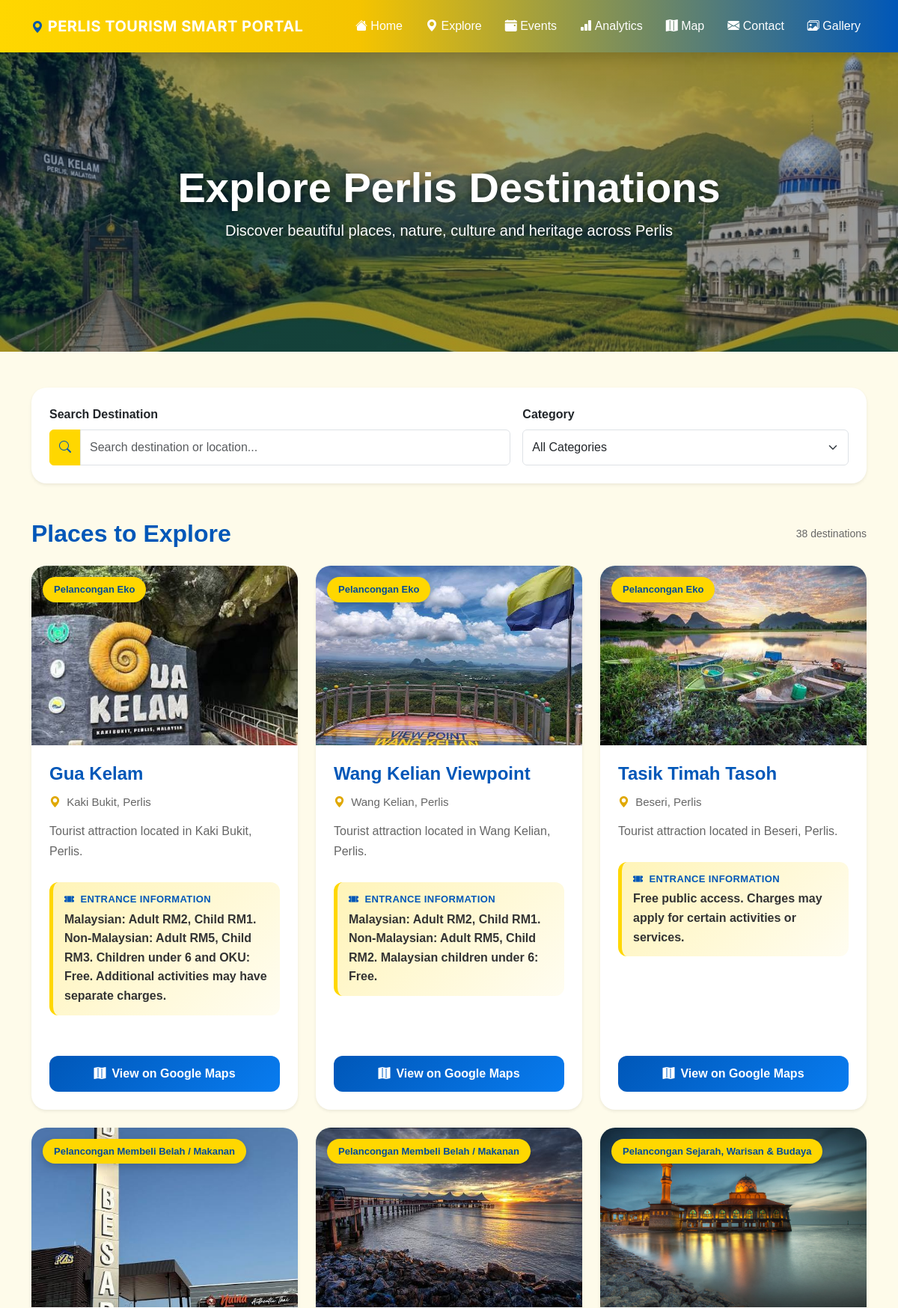
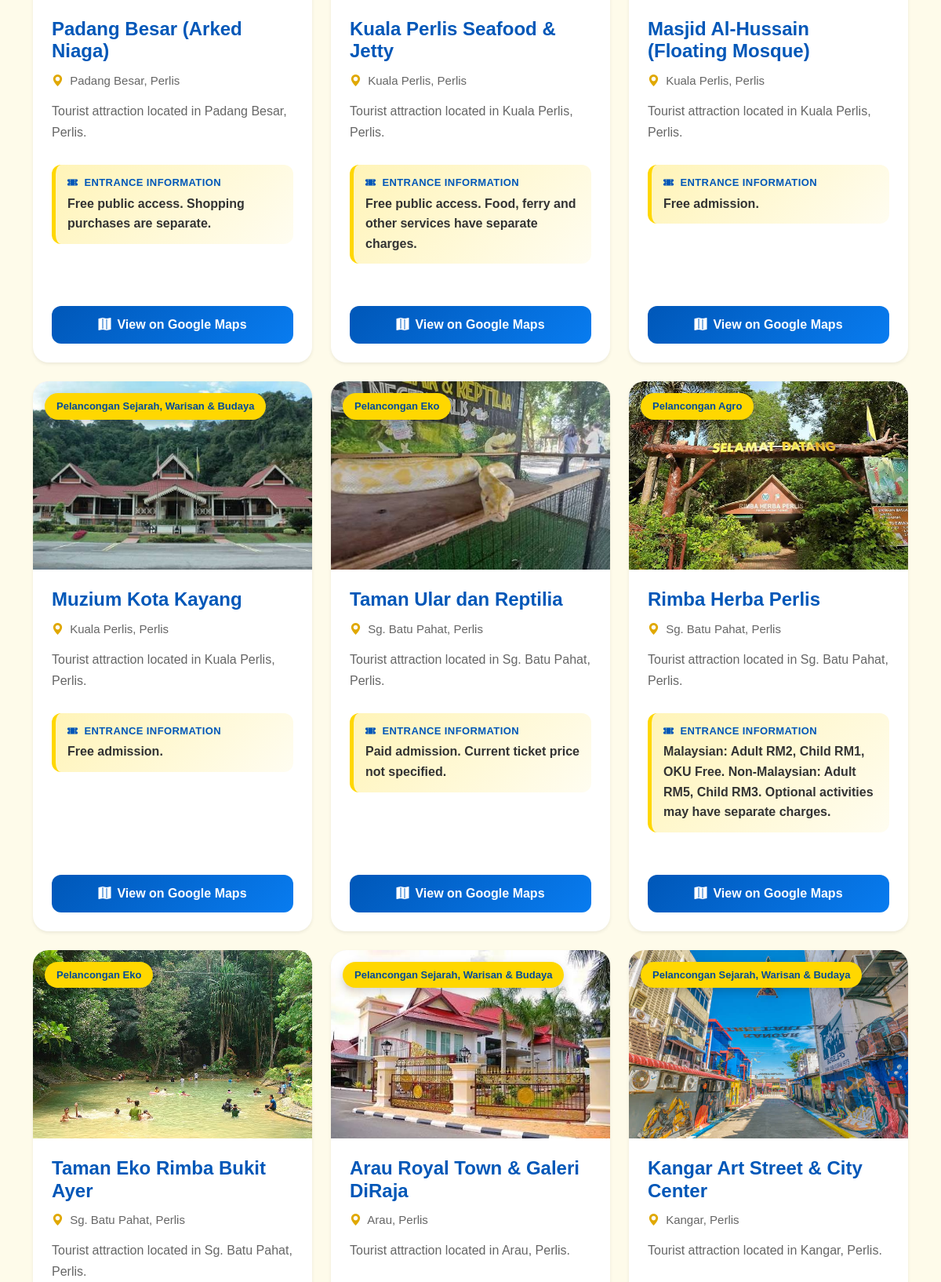
Page /destinations.php (upper part) on the committed database (2 pictures, top to bottom).
### tables this page shows
CREATE TABLE `destinations` (
  `destination_id` int(11) NOT NULL,
  `destination_name` varchar(100) NOT NULL,
  `category` varchar(50) DEFAULT NULL,
  `location` varchar(100) DEFAULT NULL,
  `description` text DEFAULT NULL,
  `image` varchar(255) DEFAULT NULL,
  `created_at` timestamp NOT NULL DEFAULT current_timestamp()
);

### destinations.php (the view, shortened to what this page needs)
<?php
include("config.php");
$destinations = [];
$sql = "
    SELECT
        destination_id,
        destination_name,
        category,
        location,
        description,
        image
    FROM destinations
    ORDER BY destination_id ASC
";
$result = mysqli_query($conn, $sql);
if ($result) {
    while ($row = mysqli_fetch_assoc($result)) {
        $destinationName =
            $row["destination_name"];
        $destinations[] = [
            "id" =>
                $row["destination_id"],
            "name" =>
                $destinationName,
            "location" =>
                $row["location"],
            "category" =>
                $row["category"],
            "image" =>
                "assets/images/" . $row["image"],
            "description" =>
                $row["description"],
            "fee" =>
                $destinationFees[$destinationName]
                ?? "Fee not specified."
        ];
    }
}
?>
<!DOCTYPE html>
<html lang="en">
<head>
<link
    href="https://cdn.jsdelivr.net/npm/bootstrap@5.3.3/dist/css/bootstrap.min.css"
    rel="stylesheet"
>
<link
    href="https://cdn.jsdelivr.net/npm/bootstrap-icons@1.11.3/font/bootstrap-icons.css"
    rel="stylesheet"
>
<link
    rel="stylesheet"
    href="assets/css/style.css"
>
</head>
<body>
<?php include("navbar.php"); ?>
<section class="hero-destination text-center">
<div class="container">
<h1 class="display-4 fw-bold">
    Explore Perlis Destinations
</h1>
<p class="lead mb-0">
    Discover beautiful places, nature,
    culture and heritage across Perlis
</p>
</div>
</section>
<div class="container mt-5">
<div class="card shadow-sm p-4 search-card">
<div class="row g-3">
<div class="col-md-7">
<label class="form-label fw-bold">
    Search Destination
</label>
<div class="input-group">
<span class="input-group-text">
    <i class="bi bi-search"></i>
</span>
<input
    type="text"
    id="keyword"
    class="form-control"
    placeholder="Search destination or location..."
>
</div>
</div>
<div class="col-md-5">
<label class="form-label fw-bold">
    Category
</label>
<select
    id="category"
    class="form-select"
>
<option value="All">
    All Categories
</option>
</select>
</div>
</div>
</div>
</div>
<div class="container mt-5 mb-5">
<div
    class="d-flex justify-content-between align-items-center mb-4"
>
<h2
    class="fw-bold mb-0"
    style="color:#0057B8;"
>
    Places to Explore
</h2>
<span
    id="resultCount"
    class="result-count"
>
</span>
</div>
<div
    class="row g-4"
    id="destinationList"
>
<?php
foreach (
    $destinations
    as $destination
) {
    $mapURL =
        "https://www.google.com/maps/search/?api=1&query="
        .
        urlencode(
            $destination["name"]
            . ", "
            . $destination["location"]
        );
?>
<div
    class="col-lg-4 col-md-6 destination-card"
    data-name="<?=
        htmlspecialchars(
            strtolower(
                $destination["name"]
            )
        )
    ?>"
    data-location="<?=
        htmlspecialchars(
            strtolower(
                $destination["location"]
            )
        )
    ?>"
    data-category="<?=
        htmlspecialchars(
            $destination["category"]
        )
    ?>"
>
<div class="card shadow-sm h-100">
<div class="destination-image-wrapper">
<img
    src="<?=
        htmlspecialchars(
            $destination["image"]
        )
    ?>"
    class="destination-image"
    alt="<?=
        htmlspecialchars(
            $destination["name"]
        )
    ?>"
    onerror="
        this.style.display='none';
        this.nextElementSibling.style.display='flex';
    "
>
<span class="category-badge">
    <?=
        htmlspecialchars(
            $destination["category"]
        )
    ?>
</span>
</div>
<div class="card-body d-flex flex-column">
<h4>
<?=
    htmlspecialchars(
        $destination["name"]
    )
?>
</h4>
<div class="destination-location">
<i class="bi bi-geo-alt-fill me-1"></i>
<?=
    htmlspecialchars(
        $destination["location"]
    )
?>
</div>
<p class="destination-description">
<?=
    htmlspecialchars(
        $destination["description"]
    )
?>
</p>
<div class="fee-box">
<div class="fee-title">
<i class="bi bi-ticket-perforated-fill me-1"></i>
Entrance Information
</div>
<div class="fee-price">
<?=
    htmlspecialchars(
        $destination["fee"]
    )
?>
</div>
</div>
<div class="mt-auto pt-4">
<a
    href="<?=
        htmlspecialchars(
            $mapURL
        )
    ?>"
    target="_blank"
    rel="noopener noreferrer"
    class="map-button"
>
<i class="bi bi-map-fill"></i>
View on Google Maps
</a>
</div>
</div>
</div>
</div>
<?php
}
?>
</div>
</div>
</body>
</html>

### assets/css/style.css (style rules this page uses)
:root { --perlis-yellow: #FFD700; --perlis-dark-yellow: #F5C400; --perlis-blue: #0057B8; --perlis-dark-blue: #004A99; --perlis-light: #FEFBEA; }
* { margin: 0; padding: 0; box-sizing: border-box; font-family: Arial, Helvetica, sans-serif; }
body { background: #f5f7fa; }
.card { border: none; border-radius: 15px; overflow: hidden; transition: 0.4s; margin-bottom: 30px; }
.card img { height: 250px; object-fit: cover; }
.card-body { padding: 20px; }
.card h4 { font-weight: bold; }
.card p { color: #666; }

### destinations.php (style rules this page uses)
body { background: #fefbea; }
.hero-destination { background-image: linear-gradient( rgba(0, 40, 90, 0.35), rgba(0, 40, 90, 0.35) ), url('assets/images/header.jpg'); background-size: cover; background-position: center; background-repeat: no-repeat; min-height: 400px; padding: 80px 20px; display: flex; justify-content: center; align-items: center; color: white; }
.hero-destination h1 { font-weight: 800; text-shadow: 0 3px 12px rgba(0,0,0,0.60); }
.hero-destination p { text-shadow: 0 2px 8px rgba(0,0,0,0.60); }
.search-card { border: none; border-radius: 20px; background: white; }
.search-card .input-group-text { background: #FFD700; color: #0057B8; border-color: #FFD700; }
.search-card .form-control, .search-card .form-select { min-height: 48px; }
.destination-card .card { border: none; border-radius: 20px; overflow: hidden; background: white; transition: 0.3s; }
.destination-image-wrapper { width: 100%; height: 240px; position: relative; overflow: hidden; background: #eee; }
.destination-image { width: 100%; height: 100%; object-fit: cover; transition: 0.4s; }
.category-badge { position: absolute; top: 15px; left: 15px; z-index: 2; background: #FFD700; color: #004b9b; padding: 7px 15px; border-radius: 30px; font-size: 13px; font-weight: 800; box-shadow: 0 4px 12px rgba(0,0,0,0.18); }
.destination-card .card-body { padding: 24px; }
.destination-card h4 { color: #0057B8; font-weight: 800; margin-bottom: 12px; }
.destination-location { color: #666; font-size: 15px; margin-bottom: 13px; }
.destination-location i { color: #E0A800; }
.destination-description { color: #666; line-height: 1.7; }
.fee-box { background: linear-gradient( 135deg, #fff4b8, #fffdf1 ); border-left: 5px solid #FFD700; border-radius: 12px; padding: 13px 15px; margin-top: 12px; }
.fee-title { color: #0057B8; font-size: 13px; font-weight: 800; text-transform: uppercase; letter-spacing: 0.4px; }
.fee-price { color: #333; font-weight: 700; margin-top: 4px; line-height: 1.6; }
.map-button { width: 100%; display: flex; justify-content: center; align-items: center; gap: 8px; padding: 12px 18px; border-radius: 12px; border: none; background: linear-gradient( 135deg, #0057B8, #087cf0 ); color: white; text-decoration: none; font-weight: 700; transition: 0.3s; }
.result-count { color: #666; font-size: 14px; }

### rows in the picture
destinations: shows a picture, category "Pelancongan Eko", destination_name "Gua Kelam", location "Kaki Bukit, Perlis", description "Tourist attraction located in Kaki Bukit, Perlis.", fee "Malaysian: Adult RM2, Child RM1. Non-Malaysian: Adult RM5, Child RM3. Children under 6 and OKU: Free. Additional activities may have separate charges."
destinations: shows a picture, category "Pelancongan Eko", destination_name "Wang Kelian Viewpoint", location "Wang Kelian, Perlis", description "Tourist attraction located in Wang Kelian, Perlis.", fee "Malaysian: Adult RM2, Child RM1. Non-Malaysian: Adult RM5, Child RM2. Malaysian children under 6: Free."
destinations: shows a picture, category "Pelancongan Eko", destination_name "Tasik Timah Tasoh", location "Beseri, Perlis", description "Tourist attraction located in Beseri, Perlis.", fee "Free public access. Charges may apply for certain activities or services."
destinations: shows a picture, category "Pelancongan Membeli Belah / Makanan", destination_name "Padang Besar (Arked Niaga)", location "Padang Besar, Perlis", description "Tourist attraction located in Padang Besar, Perlis.", fee "Free public access. Shopping purchases are separate."
destinations: shows a picture, category "Pelancongan Membeli Belah / Makanan", destination_name "Kuala Perlis Seafood & Jetty", location "Kuala Perlis, Perlis", description "Tourist attraction located in Kuala Perlis, Perlis.", fee "Free public access. Food, ferry and other services have separate charges."
destinations: shows a picture, category "Pelancongan Sejarah, Warisan & Budaya", destination_name "Masjid Al-Hussain (Floating Mosque)", location "Kuala Perlis, Perlis", description "Tourist attraction located in Kuala Perlis, Perlis.", fee "Free admission."
destinations: shows a picture, category "Pelancongan Sejarah, Warisan & Budaya", destination_name "Muzium Kota Kayang", location "Kuala Perlis, Perlis", description "Tourist attraction located in Kuala Perlis, Perlis.", fee "Free admission."
destinations: shows a picture, category "Pelancongan Eko", destination_name "Taman Ular dan Reptilia", location "Sg. Batu Pahat, Perlis", description "Tourist attraction located in Sg. Batu Pahat, Perlis.", fee "Paid admission. Current ticket price not specified."
destinations: shows a picture, category "Pelancongan Agro", destination_name "Rimba Herba Perlis", location "Sg. Batu Pahat, Perlis", description "Tourist attraction located in Sg. Batu Pahat, Perlis.", fee "Malaysian: Adult RM2, Child RM1, OKU Free. Non-Malaysian: Adult RM5, Child RM3. Optional activities may have separate charges."
destinations: shows a picture, category "Pelancongan Eko", destination_name "Taman Eko Rimba Bukit Ayer", location "Sg. Batu Pahat, Perlis", description "Tourist attraction located in Sg. Batu Pahat, Perlis."
destinations: shows a picture, category "Pelancongan Sejarah, Warisan & Budaya", destination_name "Arau Royal Town & Galeri DiRaja", location "Arau, Perlis", description "Tourist attraction located in Arau, Perlis."
destinations: shows a picture, category "Pelancongan Sejarah, Warisan & Budaya", destination_name "Kangar Art Street & City Center", location "Kangar, Perlis", description "Tourist attraction located in Kangar, Perlis."
